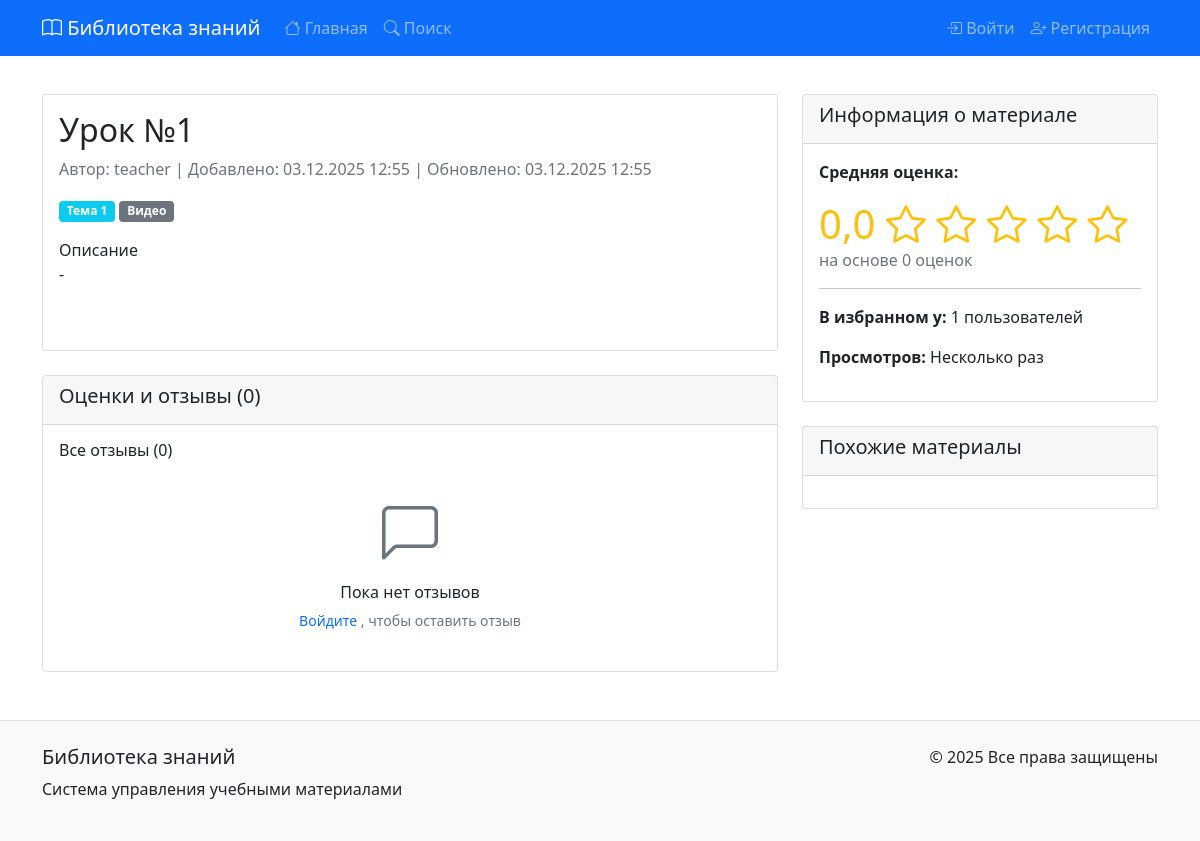
Page /resources/6/ on the committed database.
### library/models.py (models this page shows, shortened)
class Resource(models.Model):
    TYPE_CHOICES = [
        ('pdf', 'PDF документ'),
        ('video', 'Видео'),
        ('link', 'Ссылка'),
        ('note', 'Заметка'),
        ('presentation', 'Презентация'),
        ('book', 'Книга'),
    ]
    title = models.CharField(max_length=200, verbose_name='Название')
    description = models.TextField(verbose_name='Описание')
    resource_type = models.CharField(
        max_length=20,
        choices=TYPE_CHOICES,
        verbose_name='Тип материала'
    )
    url = models.URLField(blank=True, verbose_name='URL')
    file = models.FileField(
        upload_to='resources/',
        blank=True,
        null=True,
        verbose_name='Файл'
    )
    author = models.ForeignKey(
        settings.AUTH_USER_MODEL,
        on_delete=models.CASCADE,
        related_name='resources',
        verbose_name='Автор'
    )
    topics = models.ManyToManyField(
        Topic,
        through='ResourceTopic',
        verbose_name='Темы'
    )
    created_at = models.DateTimeField(auto_now_add=True, verbose_name='Дата добавления')
    updated_at = models.DateTimeField(auto_now=True, verbose_name='Дата обновления')
    def average_rating(self):
        ratings = self.ratings.all()
        if ratings:
            return sum(r.rating for r in ratings) / len(ratings)
        return 0
    class Meta:
        verbose_name = 'Материал'
        verbose_name_plural = 'Материалы'
        ordering = ['-created_at']

class Topic(models.Model):
    name = models.CharField(max_length=100, unique=True, verbose_name="Название")
    description = models.TextField(blank=True, null=True, verbose_name="Описание")
    color = models.CharField(max_length=7, default='#6c757d', verbose_name="Цвет")
    created_at = models.DateTimeField(auto_now_add=True, verbose_name="Создано")
    updated_at = models.DateTimeField(auto_now=True, verbose_name="Обновлено")
    class Meta:
        verbose_name = "Тема"
        verbose_name_plural = "Темы"
        ordering = ['name']

### accounts/models.py (models this page shows, shortened)
class CustomUser(AbstractUser):
    ROLE_CHOICES = [
        ('student', 'Студент'),
        ('teacher', 'Преподаватель'),
        ('admin', 'Администратор'),
    ]
    role = models.CharField(
        max_length=10,
        choices=ROLE_CHOICES,
        default='student',
        verbose_name='Роль'
    )
    registration_key = models.CharField(
        max_length=100,
        blank=True,
        null=True,
        verbose_name='Ключ регистрации'
    )
    bio = models.TextField(blank=True, null=True)
    profile_picture = models.ImageField(upload_to='profile_pics/', blank=True, null=True)
    class Meta:
        verbose_name = 'Пользователь'
        verbose_name_plural = 'Пользователи'

### library/views.py (the view, shortened to what this page needs)
# urls.py: path('resources/<int:pk>/', views.resource_detail, name='resource_detail'),
def resource_detail(request, pk):
    resource = get_object_or_404(Resource, pk=pk)
    user_rating = None
    is_bookmarked = False
    can_edit = False
    can_delete = False
    if request.user.is_authenticated:
        can_edit = (request.user.role in ['teacher', 'admin'] or request.user == resource.author)
        can_delete = (request.user.role == 'admin' or request.user == resource.author)
    if request.method == 'POST' and request.user.is_authenticated:
        rating_form = RatingForm(request.POST)
        if rating_form.is_valid():
            rating, created = Rating.objects.update_or_create(
                resource=resource,
                user=request.user,
                defaults=rating_form.cleaned_data
            )
            messages.success(request, 'Оценка сохранена!')
            return redirect('resource_detail', pk=pk)
    else:
        rating_form = RatingForm()
    context = {
        'resource': resource,
        'user_rating': user_rating,
        'is_bookmarked': is_bookmarked,
        'rating_form': rating_form,
        'can_edit': can_edit,
        'can_delete': can_delete,
    }
    return render(request, 'library/resource_detail.html', context)

### library/templates/library/resource_detail.html (shortened to what this page needs)
{% extends 'base.html' %}
{% load crispy_forms_tags %}
{% block content %}
<div class="row">
    <div class="col-md-8">
        <div class="card mb-4">
            <div class="card-body">
                <div class="d-flex justify-content-between align-items-start">
                    <div>
                        <h2 class="card-title">{{ resource.title }}</h2>
                        <p class="text-muted">
                            Автор: {{ resource.author.get_full_name|default:resource.author.username }}
                            | Добавлено: {{ resource.created_at|date:"d.m.Y H:i" }}
                            {% if resource.updated_at != resource.created_at %}
                            | Обновлено: {{ resource.updated_at|date:"d.m.Y H:i" }}
                            {% endif %}
                        </p>
                    </div>
                </div>
                <div class="mb-3">
                    {% for topic in resource.topics.all %}
                    <a href="{% url 'topic_detail' topic.pk %}" class="badge bg-info text-decoration-none">{{ topic.name }}</a>
                    {% endfor %}
                    <span class="badge bg-secondary">{{ resource.get_resource_type_display }}</span>
                </div>
                <div class="card-text mb-4">
                    {{ resource.description|linebreaks }}
                </div>
            </div>
        </div>
        <div class="card">
            <div class="card-header">
                <h5>Оценки и отзывы ({{ resource.ratings.count }})</h5>
            </div>
            <div class="card-body">
                <div class="d-flex justify-content-between align-items-center mb-3">
                    <h6 class="mb-0">Все отзывы ({{ resource.ratings.count }})</h6>
                </div>
                {% if resource.ratings.all %}
                    {% for rating in resource.ratings.all %}
                    <div class="card border-light mb-2" id="review-{{ rating.pk }}">
                        <div class="card-body">
                            <div class="d-flex justify-content-between align-items-start mb-2">
                                <div>
                                    <strong>{{ rating.user.username }}</strong>
                                    {% if rating.user == resource.author %}
                                    <span class="badge bg-info ms-1">Автор</span>
                                    {% endif %}
                                    <span class="text-warning ms-2">
                                        {% for i in "12345" %}
                                            {% if forloop.counter <= rating.rating %}★{% else %}☆{% endif %}
                                        {% endfor %}
                                        <span class="text-muted small ms-1">({{ rating.rating }}/5)</span>
                                    </span>
                                </div>
                                <div class="text-muted small">
                                    {{ rating.created_at|date:"d.m.Y H:i" }}
                                    {% if rating.created_at != rating.updated_at %}
                                        <br><small class="text-muted">изменено: {{ rating.updated_at|date:"d.m.Y H:i" }}</small>
                                    {% endif %}
                                </div>
                            </div>
                            {% if rating.comment %}
                            <div class="mb-2">
                                <p class="mb-0">{{ rating.comment }}</p>
                            </div>
                            {% else %}
                            <div class="mb-2">
                                <p class="text-muted fst-italic small mb-0"><i>Без комментария</i></p>
                            </div>
                            {% endif %}
                            {% if user.is_authenticated and rating.user == user %}
                            {% elif user.is_authenticated and user.is_staff %}
                            <div class="d-flex gap-2 mt-3 pt-2 border-top">
                                <a href="{% url 'delete_review' rating.pk %}"
                                   class="btn btn-outline-danger btn-sm"
                                   onclick="return confirm('Удалить этот отзыв как администратор?')">
                                    <i class="bi bi-trash"></i> Удалить (админ)
                                </a>
                            </div>
                            {% endif %}
                        </div>
                    </div>
                    {% endfor %}
                {% else %}
                    <div class="text-center py-4">
                        <div class="display-4 text-muted">
                            <i class="bi bi-chat-left"></i>
                        </div>
                        <h6 class="mt-3">Пока нет отзывов</h6>
                        <p class="text-muted small mb-0">
                            {% if user.is_authenticated %}
                                Будьте первым, кто оставит отзыв!
                            {% else %}
                                <a href="{% url 'login' %}?next={{ request.path }}" class="text-decoration-none">
                                    Войдите
                                </a>, чтобы оставить отзыв
                            {% endif %}
                        </p>
                    </div>
                {% endif %}
            </div>
        </div>
    </div>
    <div class="col-md-4">
        <div class="card mb-4">
            <div class="card-header">
                <h5>Информация о материале</h5>
            </div>
            <div class="card-body">
                <div class="mb-3">
                    <p><strong>Средняя оценка:</strong></p>
                    <div class="display-6 text-warning">
                        {{ resource.average_rating|floatformat:1 }}
                        <span class="rating-stars">
                            {% with avg_rating=resource.average_rating %}
                            {% for i in "12345" %}
                                {% if forloop.counter <= avg_rating %}
                                    <i class="bi bi-star-fill"></i>
                                {% else %}
                                    <i class="bi bi-star"></i>
                                {% endif %}
                            {% endfor %}
                            {% endwith %}
                        </span>
                    </div>
                    <p class="text-muted">на основе {{ resource.ratings.count }} оценок</p>
                </div>
                <hr>
                <div class="mb-3">
                    <p><strong>В избранном у:</strong> {{ resource.bookmarks.count }} пользователей</p>
                    <p><strong>Просмотров:</strong> Несколько раз</p>
                </div>
            </div>
        </div>
        <div class="card">
            <div class="card-header">
                <h5>Похожие материалы</h5>
            </div>
            <div class="card-body">
            </div>
        </div>
    </div>
</div>
{% endblock %}

### templates/base.html (style rules this page uses)
body { padding-top: 70px; }
.rating-stars { color: #ffc107; }

### rows in the picture
Resource: title "Урок №1", author.get_full_name "teacher", created_at "03.12.2025 12:55", updated_at "03.12.2025 12:55", resource_type "Видео", description "Описание -", ratings.count "0", average_rating "0,0", bookmarks.count "1"
Topic: name "Тема 1"
